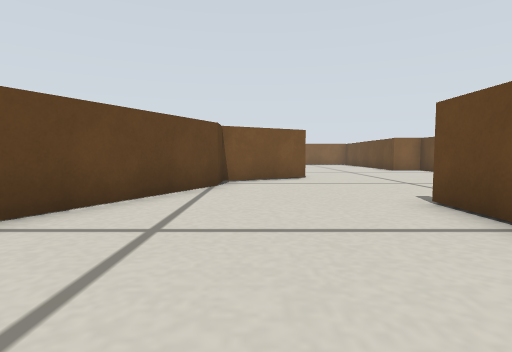
view 1 (above)

12 first-person views from a walk through a robot-simulator world made for Gazebo. The camera is 0.15 m above the floor, tilts 4° down and sees 80° across. The floor is counted in squares, 0.2 m on a side. Each view is taken from the middle of a square. On the plan, view 1 faces up. The plan holds only what a view shows up to about 10 squares ahead; the rest is blank.

view 2
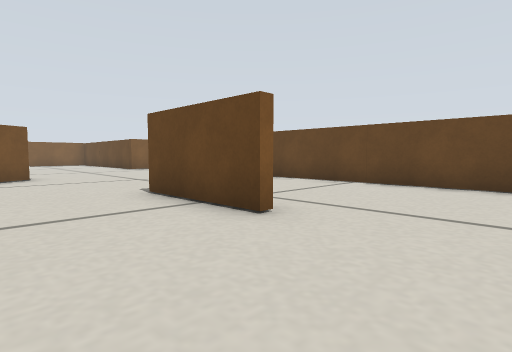

view 3
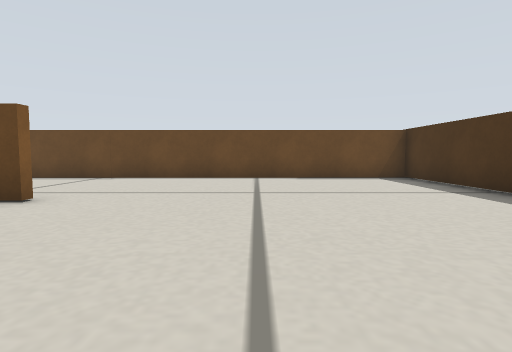

view 4
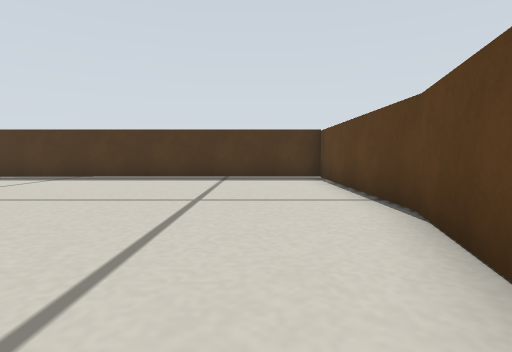

view 5
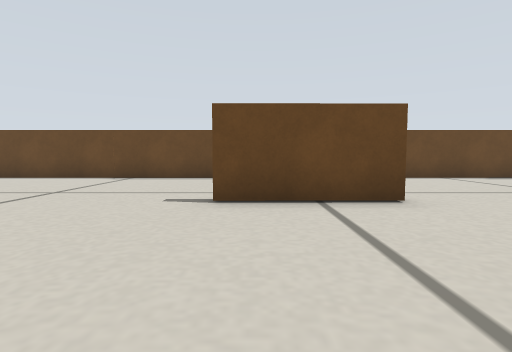

view 6
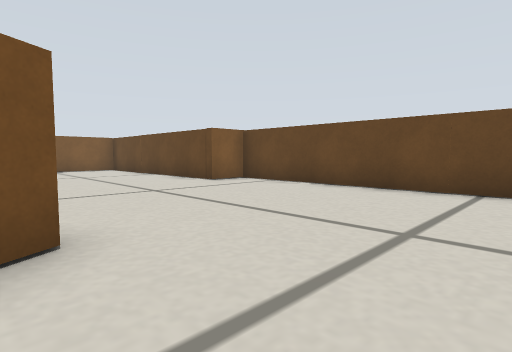

view 7
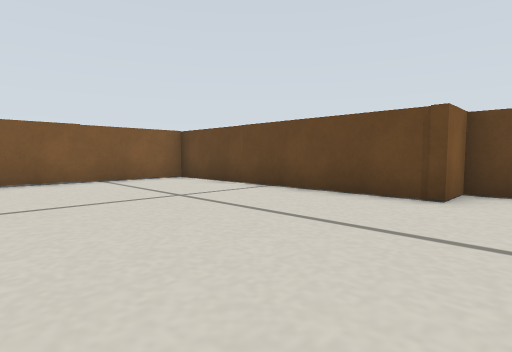

view 8
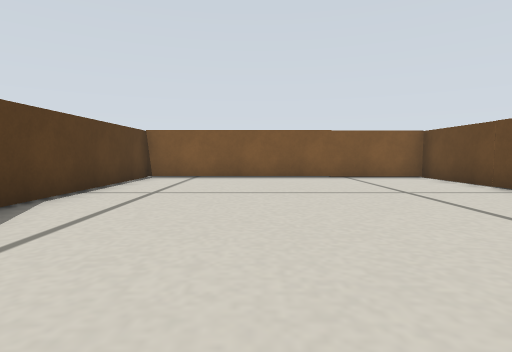

view 9
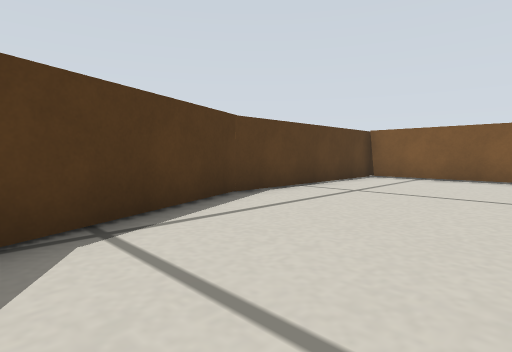

view 10
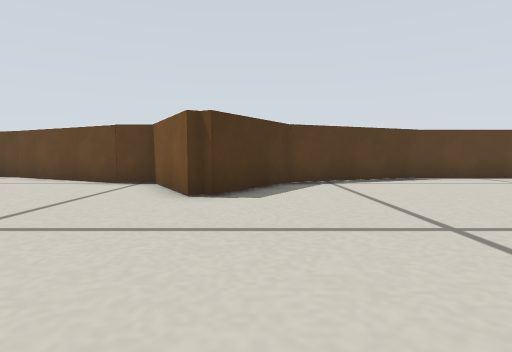

view 11
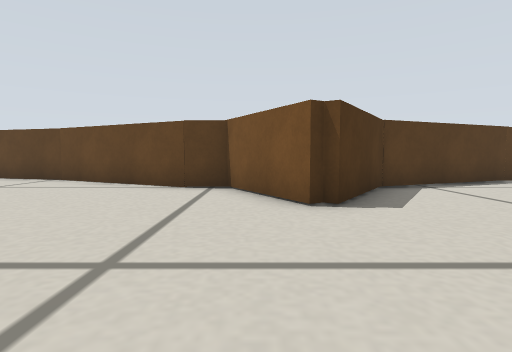

view 12
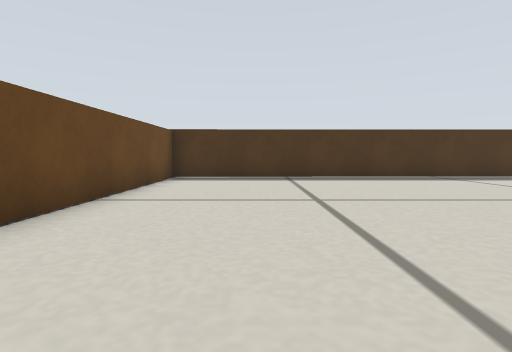

### Floor plan
Points are (right, up) in squares from view 1. A wall is a line through its corners. A room is listed if a view was taken in it or the views show most of it. See-through windows are left out.
Room 1 (views 1, 2, 3, 4, 5, 6, 7, 8, 9, 10, 11, 12)
walls: (1.6, 9.8) (-0.9, 8.4) (-0.9, 7.4) (-2.9, 3.3) (-4.1, -1); (2.7, 1.6) (2.7, 4.7); (-4.1, -0.9) (-4.1, -6.7) (7.7, -6.7) (7.7, 14.2) (6.4, 14.2) (6.4, 22) (-2.5, 22) (-2.5, 16) (-0.9, 11.8) (1.6, 10.2)

Where each view was taken, in squares from view 1:
view 1: 0 up, 0 right, facing up
view 2: 1 down, 0 right, facing up-right
view 3: 2 down, 2 left, facing right
view 4: 3 up, 2 left, facing down
view 5: 4 up, 2 left, facing right
view 6: 7 up, 1 right, facing up-right
view 7: 13 up, 1 right, facing up-right
view 8: 12 up, 1 right, facing up
view 9: 12 up, 2 right, facing up-left
view 10: 11 up, 7 right, facing left
view 11: 9 up, 6 right, facing left
view 12: 3 up, 5 right, facing down
